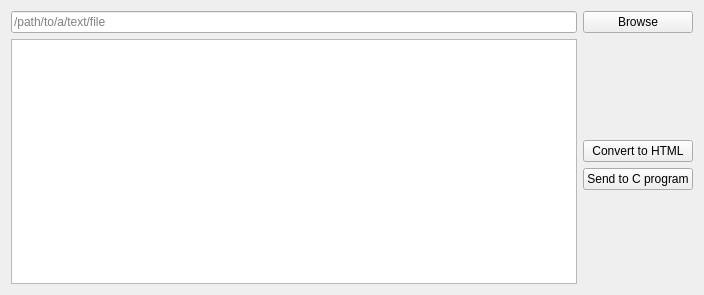
<?xml version="1.0" encoding="UTF-8"?>
<ui version="4.0">
 <class>HTMLConverter</class>
 <widget class="QWidget" name="HTMLConverter">
  <property name="geometry">
   <rect>
    <x>0</x>
    <y>0</y>
    <width>704</width>
    <height>295</height>
   </rect>
  </property>
  <property name="windowTitle">
   <string>HTML Converter</string>
  </property>
  <layout class="QGridLayout" name="gridLayout">
   <item row="2" column="1">
    <spacer name="verticalSpacer_2">
     <property name="orientation">
      <enum>Qt::Vertical</enum>
     </property>
     <property name="sizeHint" stdset="0">
      <size>
       <width>20</width>
       <height>92</height>
      </size>
     </property>
    </spacer>
   </item>
   <item row="6" column="1">
    <layout class="QVBoxLayout" name="verticalLayout"/>
   </item>
   <item row="2" column="0" rowspan="5">
    <widget class="QPlainTextEdit" name="html_result">
     <property name="tabChangesFocus">
      <bool>false</bool>
     </property>
     <property name="plainText">
      <string/>
     </property>
     <property name="overwriteMode">
      <bool>false</bool>
     </property>
     <property name="placeholderText">
      <string>HTML result</string>
     </property>
    </widget>
   </item>
   <item row="5" column="1">
    <spacer name="verticalSpacer">
     <property name="orientation">
      <enum>Qt::Vertical</enum>
     </property>
     <property name="sizeHint" stdset="0">
      <size>
       <width>20</width>
       <height>40</height>
      </size>
     </property>
    </spacer>
   </item>
   <item row="1" column="0">
    <widget class="QLineEdit" name="path_line_edit">
     <property name="readOnly">
      <bool>true</bool>
     </property>
     <property name="placeholderText">
      <string>/path/to/a/text/file</string>
     </property>
    </widget>
   </item>
   <item row="1" column="1">
    <layout class="QHBoxLayout" name="horizontalLayout">
     <item>
      <widget class="QPushButton" name="browse_btn">
       <property name="text">
        <string>Browse</string>
       </property>
      </widget>
     </item>
    </layout>
   </item>
   <item row="3" column="1">
    <widget class="QPushButton" name="convertHTML_btn">
     <property name="text">
      <string>Convert to HTML</string>
     </property>
    </widget>
   </item>
   <item row="4" column="1">
    <widget class="QPushButton" name="send_C_btn">
     <property name="text">
      <string>Send to C program</string>
     </property>
    </widget>
   </item>
  </layout>
 </widget>
 <resources/>
 <connections/>
</ui>
